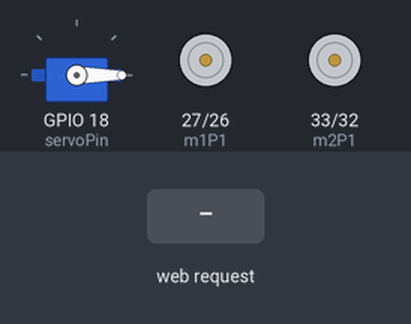
A sketch run on a simulated ESP32. Shown: servo, motor-driver pin pairs drawn as motors (green arrow = first pin HIGH = forward, orange = second pin HIGH = backward, longer = more drive, scaled by the enable pin). The test bench sets the inputs (shaded band). Servo pulses on a pin are drawn as a servo (544–2400 µs = 0–180°); what the sketch prints to the serial monitor is not drawn.

Above: at 1.2 s.
1.3 s: HTTP request GET /up received
At 2.3 s:
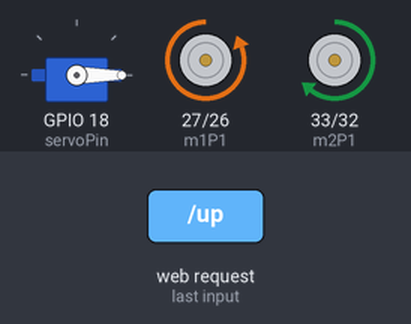
2.8 s: HTTP request GET /down received
At 3.4 s:
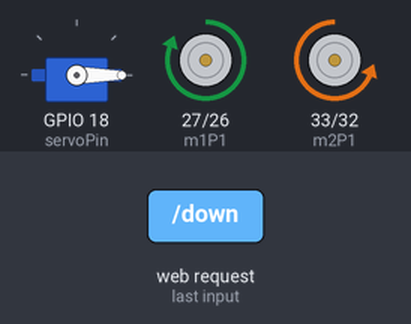
4.3 s: HTTP request GET /left received
At 4.6 s:
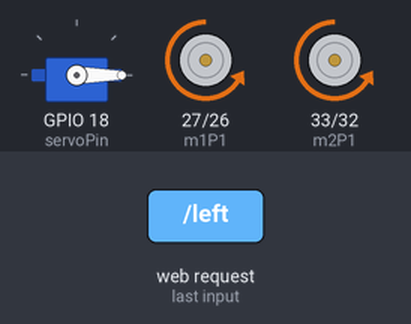
5.8 s: HTTP request GET /right received
At 6.9 s:
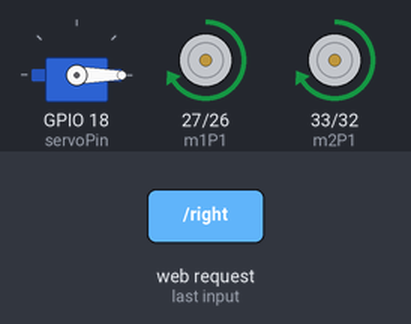
7.3 s: HTTP request GET /servo received
At 8.1 s:
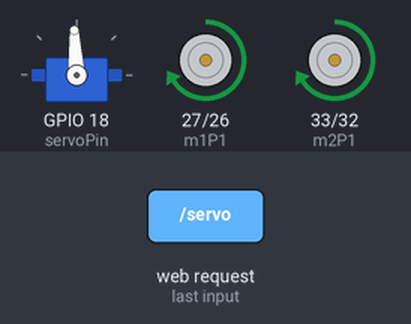
8.8 s: HTTP request GET /stop received
At 9.2 s:
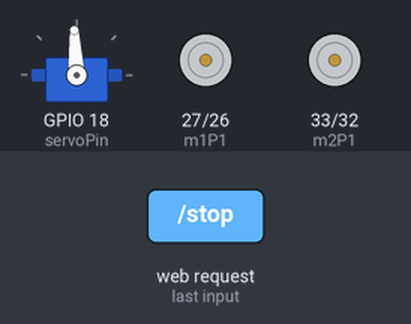
Timing chart, 0 to 11.3 s (numbered marks = the images above; inputs shaded):
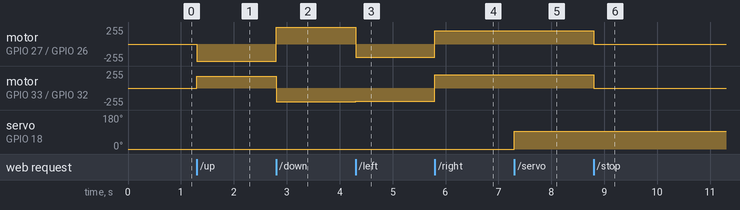

The sketch:

Master-Code.ino
```cpp
#include <esp_now.h>
#include <WiFi.h>
#include <WebServer.h>

uint8_t slaveAddress[] = {0x3C, 0x8A, 0x1F, 0x0C, 0x29, 0xA8};

const int m1P1 = 27; const int m1P2 = 26; const int en1 = 14;
const int m2P1 = 33; const int m2P2 = 32; const int en2 = 25;

const int servoPin = 18;

const int PWM_FREQ = 1000;
const int PWM_RES = 8;
const int SERVO_FREQ = 50;
const int SERVO_RES = 16;

int vStanga = 150;
int vDreapta = 255;

bool pozitie90 = false;

WebServer server(80);

void controlMers(int s1, int s2, int s3, int s4, int vitS, int vitD) {
  digitalWrite(m1P1, s1);
  digitalWrite(m1P2, s2);
  digitalWrite(m2P1, s3);
  digitalWrite(m2P2, s4);
  ledcWrite(en1, vitS);
  ledcWrite(en2, vitD);
}

void setServo(int unghi) {
  int duty = map(unghi, 0, 180, 1638, 8192);
  ledcWrite(servoPin, duty);
}

const char* html = R"rawliteral(
<!DOCTYPE html>
<html>
<head>
  <meta name='viewport' content='width=device-width, initial-scale=1.0, maximum-scale=1.0, user-scalable=0'>
  <style>
    body { background: #0a0a0a; color: #00ffcc; font-family: sans-serif; text-align: center; margin: 0; }
    .header { padding: 15px; font-size: 22px; text-shadow: 0 0 10px #00ffcc; font-weight: bold; }
    .grid { display: grid; grid-template-columns: repeat(3, 85px); gap: 10px; justify-content: center; margin-top: 15px; }
    .btn { width: 85px; height: 85px; background: #1a1a1a; border: 2px solid #00ffcc; border-radius: 15px; color: #00ffcc; font-size: 25px; touch-action: none; }
    .btn:active { background: #00ffcc; color: #000; }
    .l-btn { width: 85%; height: 50px; margin-top: 15px; border-radius: 10px; border: none; font-weight: bold; color: white; font-size: 16px; cursor: pointer; }
    .fire-btn { background: #ff0044; box-shadow: 0 0 10px #ff0044; }
    .servo-btn { background: #ff9900; box-shadow: 0 0 10px #ff9900; }
    .off-btn { background: #444; margin-top: 10px; }
  </style>
</head>
<body>
  <div class='header'>STEALTH UNIT X1</div>

  <div class='grid'>
    <div style='grid-column: 2;'><button class='btn' ontouchstart="f('/up')" ontouchend="f('/stop')">Front</button></div>
    <button class='btn' ontouchstart="f('/left')" ontouchend="f('/stop')">Left</button>
    <div></div>
    <button class='btn' ontouchstart="f('/right')" ontouchend="f('/stop')">Right</button>
    <div style='grid-column: 2;'><button class='btn' ontouchstart="f('/down')" ontouchend="f('/stop')">Down</button></div>
  </div>

  <button class='l-btn fire-btn' onclick="f('/fire')">ENGAGE CANNON</button>
  <button class='l-btn servo-btn' onclick="f('/servo')">TOGGLE SERVO (90&deg;)</button>
  <button class='l-btn off-btn' onclick="f('/off')">DISARM / STOP FIRE</button>

  <script> function f(u) { fetch(u); } </script>
</body>
</html>
)rawliteral";

void setup() {
  Serial.begin(115200);

  pinMode(m1P1, OUTPUT); pinMode(m1P2, OUTPUT);
  pinMode(m2P1, OUTPUT); pinMode(m2P2, OUTPUT);
  ledcAttach(en1, PWM_FREQ, PWM_RES);
  ledcAttach(en2, PWM_FREQ, PWM_RES);

  ledcAttach(servoPin, SERVO_FREQ, SERVO_RES);
  setServo(0);

  WiFi.mode(WIFI_AP_STA);
  WiFi.softAP("STEALTH_UNIT_X1", "12345678", 1);

  if (esp_now_init() == ESP_OK) {
    esp_now_peer_info_t peerInfo = {};
    memcpy(peerInfo.peer_addr, slaveAddress, 6);
    peerInfo.channel = 1;
    peerInfo.encrypt = false;
    esp_now_add_peer(&peerInfo);
  }

  server.on("/", []() { server.send(200, "text/html", html); });
  server.on("/up", []() { controlMers(LOW, HIGH, HIGH, LOW, 255, 180); server.send(204); });
  server.on("/down", []() { controlMers(HIGH, LOW, LOW, HIGH, 255, 210); server.send(204); });
  server.on("/left", []() { controlMers(LOW, HIGH, LOW, HIGH, 200, 200); server.send(204); });
  server.on("/right", []() { controlMers(HIGH, LOW, HIGH, LOW, 200, 200); server.send(204); });
  server.on("/stop", []() { controlMers(0, 0, 0, 0, 0, 0); server.send(204); });

  server.on("/servo", []() {
    pozitie90 = !pozitie90;
    setServo(pozitie90 ? 90 : 0);
    server.send(204);
  });

  server.on("/fire", []() {
    uint8_t v = 1;
    esp_now_send(slaveAddress, &v, 1);
    server.send(204);
  });

  server.on("/off", []() {
    uint8_t v = 0;
    esp_now_send(slaveAddress, &v, 1);
    server.send(204);
  });

  server.begin();
  Serial.println("Sistem pornit!");
}

void loop() { server.handleClient(); }
```

Measured:
- after the input at 1.3 s, motor on GPIO 27 (m1P1) / GPIO 26 (m1P2): stopped → backward 255/255 at once; motor on GPIO 33 (m2P1) / GPIO 32 (m2P2): stopped → forward 179/255 at once
- after the input at 2.8 s, motor on GPIO 27 (m1P1) / GPIO 26 (m1P2): backward 255/255 → forward 255/255 at once; motor on GPIO 33 (m2P1) / GPIO 32 (m2P2): forward 179/255 → backward 209/255 at once
- after the input at 4.3 s, motor on GPIO 27 (m1P1) / GPIO 26 (m1P2): forward 255/255 → backward 199/255 at once; motor on GPIO 33 (m2P1) / GPIO 32 (m2P2): backward 209/255 → backward 199/255 at once
- after the input at 5.8 s, motor on GPIO 27 (m1P1) / GPIO 26 (m1P2), motor on GPIO 33 (m2P1) / GPIO 32 (m2P2): backward 199/255 → forward 199/255 at once
- after the input at 7.3 s, servo on GPIO 18 (servoPin): 0° → 93° at once
- after the input at 8.8 s, motor on GPIO 27 (m1P1) / GPIO 26 (m1P2), motor on GPIO 33 (m2P1) / GPIO 32 (m2P2): forward 199/255 → stopped at once
